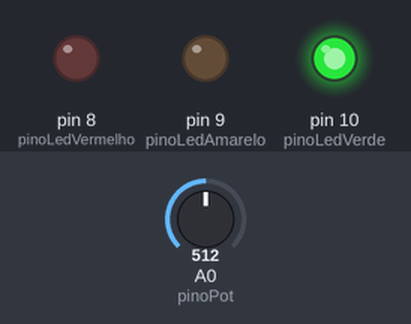
A sketch run on a simulated Arduino Uno, built with avr-gcc and run on an emulated ATmega328P. Shown: output pins drawn as LEDs (lit = HIGH). Dashed ring = blinking. The test bench sets the inputs (shaded band); at power-on: A0 (pinoPot) = 512.

Above: at 1.2 s.
1.3 s: A0 (pinoPot) set to 528
2.8 s: A0 (pinoPot) set to 551
At 3.0 s:
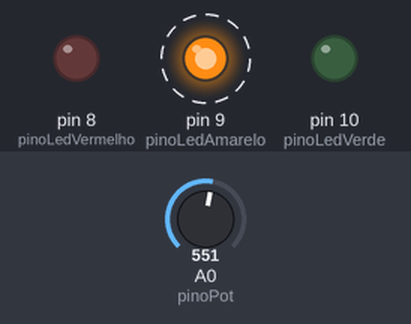
5.8 s: A0 (pinoPot) set to 653
8.8 s: A0 (pinoPot) set to 676
At 9.25 s:
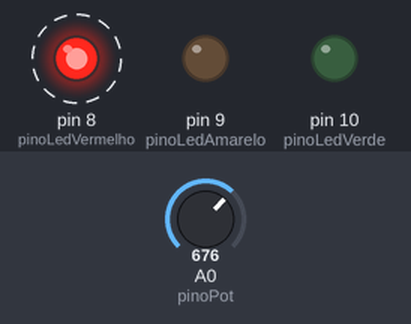
11.8 s: A0 (pinoPot) set to 511
At 12.3 s:
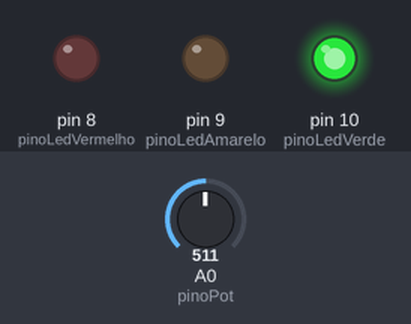
13.3 s: A0 (pinoPot) set to 496
14.8 s: A0 (pinoPot) set to 469
At 15.4 s:
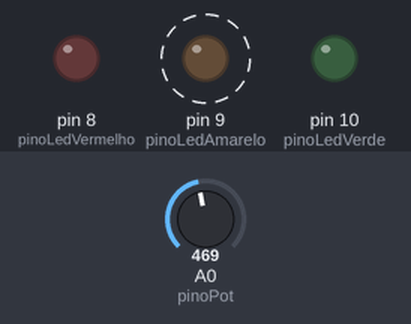
Timing chart, 0 to 18.8 s (numbered marks = the images above; inputs shaded):
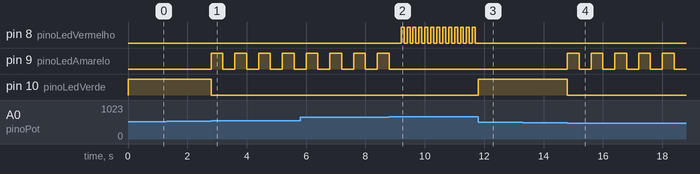

Measured:
- the behaviour switches between 537 and 538 on A0 (pinoPot) (found by bisection; images 0 and 1)
- the behaviour switches between 661 and 662 on A0 (pinoPot) (found by bisection; images 1 and 2)
- the behaviour switches between 487 and 486 on A0 (pinoPot) (found by bisection; images 3 and 4)
- after the input at 1.3 s, every drawn part: stays the same
- after the input at 2.8 s, pin 9 (pinoLedAmarelo): alternates HIGH for 0.40 s and LOW for 0.40 s, starting at once; pin 10 (pinoLedVerde): HIGH → LOW at once
- after the input at 8.8 s, pin 8 (pinoLedVermelho): alternates HIGH for 0.10 s and LOW for 0.10 s, starting after 0.40 s; pin 9 (pinoLedAmarelo): goes on until 8.8 s, then stays LOW
- after the input at 11.8 s, pin 8 (pinoLedVermelho): stops changing and stays LOW; pin 10 (pinoLedVerde): LOW → HIGH at once
- after the input at 13.3 s, every drawn part: stays the same
- after the input at 14.8 s, pin 9 (pinoLedAmarelo): alternates HIGH for 0.40 s and LOW for 0.40 s, starting at once; pin 10 (pinoLedVerde): HIGH → LOW at once

The sketch:

sketch.ino
```cpp
// --- TENTE ACHAR O VALOR DE EQUILÍBRIO CALIBRANDO O POTENCIÔMENTRO COM BASE NOS SINAIS DOS LEDS ---

// Planejamento: Definição dos pinos
const int pinoPot = A0;
const int pinoLedVermelho = 8;
const int pinoLedAmarelo = 9;
const int pinoLedVerde = 10;

// Variáveis de Estado
// Guardam o estado que os LEDs DEVEM ter, mas não os alteram diretamente.
int estadoLedVermelho = LOW;
int estadoLedAmarelo = LOW;
int estadoLedVerde = LOW;

// Guarda a velocidade do pisca em milissegundos. 0 significa "aceso fixo".
int velocidadePisca = 0;

// Definição do alvo e das margens
int pontoDeEquilibrio = 512;
int margemEquilibrio = 25;
int margemProximo = 150;

void setup() {
  // Configura os pinos dos LEDs como saídas.
  pinMode(pinoLedVermelho, OUTPUT);
  pinMode(pinoLedAmarelo, OUTPUT);
  pinMode(pinoLedVerde, OUTPUT);
}

void loop() {
  // PARTE 1: LÓGICA DE DECISÃO
  // Esta parte do código apenas LÊ os sensores e ATUALIZA as variáveis de estado.
  // Ela não aciona nenhum pino ou usa delays.

  int valorLido = analogRead(pinoPot);
  int distancia = abs(valorLido - pontoDeEquilibrio);

  // SE a distância for menor ou igual à margem de equilíbrio...
  if (distancia <= margemEquilibrio) {
    // Define o estado para "Equilíbrio": Verde aceso fixo.
    estadoLedVerde = HIGH;
    estadoLedAmarelo = LOW;
    estadoLedVermelho = LOW;
    velocidadePisca = 0; // 0 = sem pisca
  }
  // SENÃO, SE a distância for menor que a margem de proximidade...
  else if (distancia < margemProximo) {
    // Define o estado para "Proximidade": Amarelo pisca lentamente.
    estadoLedVerde = LOW;
    estadoLedAmarelo = HIGH;
    estadoLedVermelho = LOW;
    velocidadePisca = 400; // Pisca lento
  }
  // SENÃO (está longe)...
  else {
    // Define o estado para "Distante": Vermelho pisca rapidamente.
    estadoLedVerde = LOW;
    estadoLedAmarelo = LOW;
    estadoLedVermelho = HIGH;
    velocidadePisca = 100; // Pisca rápido
  }

  // PARTE 2: AÇÃO
  // Esta parte do código apenas LÊ as variáveis de estado e ATUA nos LEDs.
  // Ela não precisa saber da lógica do potenciômetro ou das margens.

  // Se a velocidade for 0, é um estado fixo (apenas o LED verde).
  if (velocidadePisca == 0) {
    digitalWrite(pinoLedVerde, estadoLedVerde);
    digitalWrite(pinoLedAmarelo, estadoLedAmarelo);
    digitalWrite(pinoLedVermelho, estadoLedVermelho);
  }
  // Se a velocidade for maior que 0, é um estado de pisca.
  else {
    // Liga o LED correto (determinado pelas variáveis de estado).
    digitalWrite(pinoLedVerde, estadoLedVerde);
    digitalWrite(pinoLedAmarelo, estadoLedAmarelo);
    digitalWrite(pinoLedVermelho, estadoLedVermelho);
    delay(velocidadePisca); // Espera o tempo do pisca

    // Desliga todos os LEDs para completar o ciclo do pisca.
    digitalWrite(pinoLedVerde, LOW);
    digitalWrite(pinoLedAmarelo, LOW);
    digitalWrite(pinoLedVermelho, LOW);
    delay(velocidadePisca); // Espera o mesmo tempo apagado
  }
}
```
